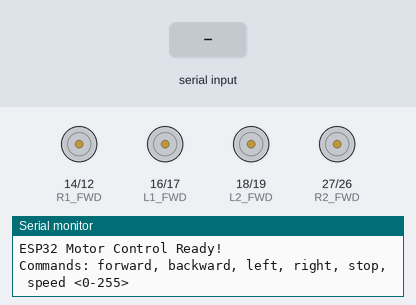
The sketch below on a simulated ESP32. Parts: motor-driver pin pairs drawn as motors (green arrow = first pin HIGH = forward, orange = second pin HIGH = backward, longer = more drive), the last lines printed to the serial monitor. The test bench sets the inputs (shaded band).

Above: at 1.2 s.
1.3 s: "forward\n" received over Serial
At 2.4 s:
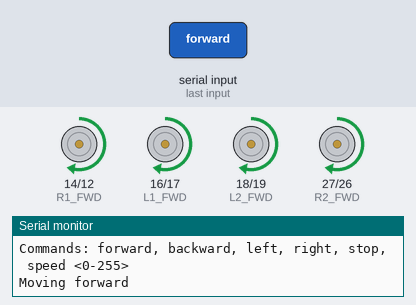
2.8 s: "backward\n" received over Serial
At 3.6 s:
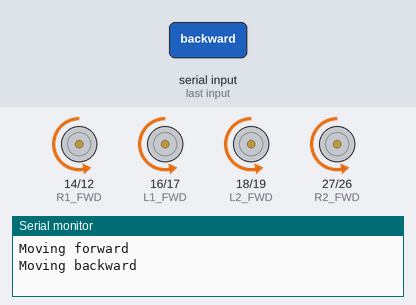
4.3 s: "left\n" received over Serial
At 4.6 s:
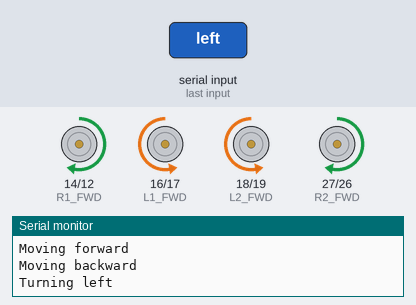
5.8 s: "right\n" received over Serial
At 7.0 s:
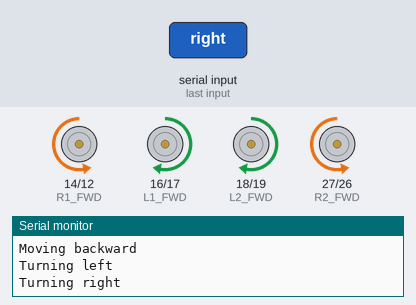
Timing chart, 0 to 8.3 s (numbered marks = the images above; inputs shaded):
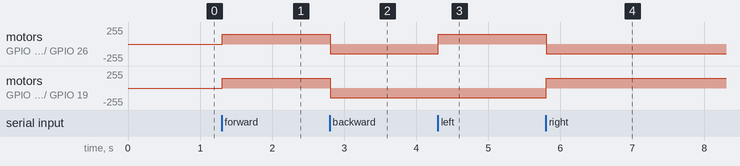

Measured:
- after the input at 1.3 s, motor on GPIO 14 (R1_FWD) / GPIO 12 (R1_BWD), motor on GPIO 16 (L1_FWD) / GPIO 17 (L1_BWD), motor on GPIO 18 (L2_FWD) / GPIO 19 (L2_BWD), motor on GPIO 27 (R2_FWD) / GPIO 26 (R2_BWD): stopped → forward 149/255 at once
- after the input at 2.8 s, motor on GPIO 14 (R1_FWD) / GPIO 12 (R1_BWD), motor on GPIO 16 (L1_FWD) / GPIO 17 (L1_BWD), motor on GPIO 18 (L2_FWD) / GPIO 19 (L2_BWD), motor on GPIO 27 (R2_FWD) / GPIO 26 (R2_BWD): forward 149/255 → backward 149/255 at once
- after the input at 4.3 s, motor on GPIO 14 (R1_FWD) / GPIO 12 (R1_BWD), motor on GPIO 27 (R2_FWD) / GPIO 26 (R2_BWD): backward 149/255 → forward 149/255 at once
- after the input at 5.8 s, motor on GPIO 14 (R1_FWD) / GPIO 12 (R1_BWD), motor on GPIO 27 (R2_FWD) / GPIO 26 (R2_BWD): forward 149/255 → backward 149/255 at once; motor on GPIO 16 (L1_FWD) / GPIO 17 (L1_BWD), motor on GPIO 18 (L2_FWD) / GPIO 19 (L2_BWD): backward 149/255 → forward 149/255 at once

The sketch:

Base_Motor_Test_Using_Cmd_Line.ino
```cpp
// ===== LEFT SIDE MOTORS (BTS7960 #1) =====
#define L1_FWD 16
#define L1_BWD 17
#define L2_FWD 18
#define L2_BWD 19

// ===== RIGHT SIDE MOTORS (BTS7960 #2) =====
#define R1_FWD 14
#define R1_BWD 12
#define R2_FWD 27
#define R2_BWD 26

// ===== PWM Config =====
#define PWM_FREQ 5000
#define PWM_RES 8  // 8-bit (0–255)

// ===== PWM Channels =====
#define CH_L1_FWD 0
#define CH_L1_BWD 1
#define CH_L2_FWD 2
#define CH_L2_BWD 3
#define CH_R1_FWD 4
#define CH_R1_BWD 5
#define CH_R2_FWD 6
#define CH_R2_BWD 7

int motorSpeed = 150; // Default speed (0–255)
String command = "";  // Buffer for serial input

// ====== Setup ======
void setup() {
  Serial.begin(115200);
  Serial.println("ESP32 Motor Control Ready!");
  Serial.println("Commands: forward, backward, left, right, stop, speed <0-255>");

  // Left motors
  ledcSetup(CH_L1_FWD, PWM_FREQ, PWM_RES); ledcAttachPin(L1_FWD, CH_L1_FWD);
  ledcSetup(CH_L1_BWD, PWM_FREQ, PWM_RES); ledcAttachPin(L1_BWD, CH_L1_BWD);
  ledcSetup(CH_L2_FWD, PWM_FREQ, PWM_RES); ledcAttachPin(L2_FWD, CH_L2_FWD);
  ledcSetup(CH_L2_BWD, PWM_FREQ, PWM_RES); ledcAttachPin(L2_BWD, CH_L2_BWD);

  // Right motors
  ledcSetup(CH_R1_FWD, PWM_FREQ, PWM_RES); ledcAttachPin(R1_FWD, CH_R1_FWD);
  ledcSetup(CH_R1_BWD, PWM_FREQ, PWM_RES); ledcAttachPin(R1_BWD, CH_R1_BWD);
  ledcSetup(CH_R2_FWD, PWM_FREQ, PWM_RES); ledcAttachPin(R2_FWD, CH_R2_FWD);
  ledcSetup(CH_R2_BWD, PWM_FREQ, PWM_RES); ledcAttachPin(R2_BWD, CH_R2_BWD);

  stopMotors();
}

// ====== Helper Functions ======
void stopMotors() {
  for (int ch = 0; ch <= 7; ch++) {
    ledcWrite(ch, 0);
  }
}

void moveForward(int speed) {
  ledcWrite(CH_L1_FWD, speed); ledcWrite(CH_L1_BWD, 0);
  ledcWrite(CH_L2_FWD, speed); ledcWrite(CH_L2_BWD, 0);
  ledcWrite(CH_R1_FWD, speed); ledcWrite(CH_R1_BWD, 0);
  ledcWrite(CH_R2_FWD, speed); ledcWrite(CH_R2_BWD, 0);
}

void moveBackward(int speed) {
  ledcWrite(CH_L1_FWD, 0); ledcWrite(CH_L1_BWD, speed);
  ledcWrite(CH_L2_FWD, 0); ledcWrite(CH_L2_BWD, speed);
  ledcWrite(CH_R1_FWD, 0); ledcWrite(CH_R1_BWD, speed);
  ledcWrite(CH_R2_FWD, 0); ledcWrite(CH_R2_BWD, speed);
}

void turnLeft(int speed) {
  ledcWrite(CH_L1_FWD, 0); ledcWrite(CH_L1_BWD, speed);
  ledcWrite(CH_L2_FWD, 0); ledcWrite(CH_L2_BWD, speed);
  ledcWrite(CH_R1_FWD, speed); ledcWrite(CH_R1_BWD, 0);
  ledcWrite(CH_R2_FWD, speed); ledcWrite(CH_R2_BWD, 0);
}

void turnRight(int speed) {
  ledcWrite(CH_L1_FWD, speed); ledcWrite(CH_L1_BWD, 0);
  ledcWrite(CH_L2_FWD, speed); ledcWrite(CH_L2_BWD, 0);
  ledcWrite(CH_R1_FWD, 0); ledcWrite(CH_R1_BWD, speed);
  ledcWrite(CH_R2_FWD, 0); ledcWrite(CH_R2_BWD, speed);
}

// ====== Command Parser ======
void handleCommand(String cmd) {
  cmd.trim();
  cmd.toLowerCase();

  if (cmd == "forward") {
    moveForward(motorSpeed);
    Serial.println("Moving forward");
  }
  else if (cmd == "backward") {
    moveBackward(motorSpeed);
    Serial.println("Moving backward");
  }
  else if (cmd == "left") {
    turnLeft(motorSpeed);
    Serial.println("Turning left");
  }
  else if (cmd == "right") {
    turnRight(motorSpeed);
    Serial.println("Turning right");
  }
  else if (cmd == "stop") {
    stopMotors();
    Serial.println("Motors stopped");
  }
  else if (cmd.startsWith("speed ")) {
    int val = cmd.substring(6).toInt();
    if (val >= 0 && val <= 255) {
      motorSpeed = val;
      Serial.print("Speed set to ");
      Serial.println(motorSpeed);
    } else {
      Serial.println("Invalid speed! Enter 0–255");
    }
  }
  else {
    Serial.println("Unknown command!");
  }
}

// ====== Main Loop ======
void loop() {
  if (Serial.available()) {
    char c = Serial.read();
    if (c == '\n' || c == '\r') {
      if (command.length() > 0) {
        handleCommand(command);
        command = "";
      }
    } else {
      command += c;
    }
  }
}
```
